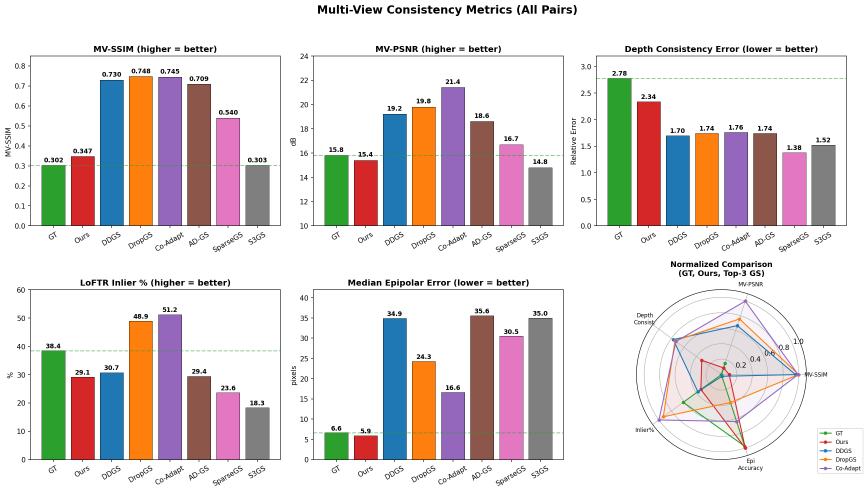
#> input picture multiview_metrics_vis.png, 2604 x 1476 px (shown at 1/3 size)
$ python -i loader.py   (imports and definitions only)
#> lines starting #> are read from the running program, lines starting #| are printed output that depends on the picture
"""
图像加载与预处理：所有方法的 gen 与 GT 统一到同一分辨率
"""

import os
from typing import Optional, Tuple

import numpy as np
from PIL import Image

EVAL_SIZE = (1280, 720)  # (W, H)
_VIDEO_CACHE_SIZE = 4


class ImageLoader:
    """
    Args:
        eval_size: 评测分辨率 (W, H)
        gt_undistort: GT 预处理方式。"none" 不处理；"tianjin" 用 undistort.py 的标定去畸变
    """

    def __init__(self, eval_size: Tuple[int, int] = EVAL_SIZE, gt_undistort: str = "none"):
        self.eval_size = tuple(eval_size)
        self.gt_undistort = gt_undistort
        self._video_cache = {}  # path -> frames，最多保留 _VIDEO_CACHE_SIZE 个视频

    def _resize(self, img: np.ndarray, resample) -> np.ndarray:
        if (img.shape[1], img.shape[0]) == self.eval_size:
            return img
        return np.array(Image.fromarray(img).resize(self.eval_size, resample))

    def _video_frame(self, path: str, index: int) -> np.ndarray:
        # 样本按 (clip, 相机, 时间) 顺序访问，同一视频的帧是连续读取的，少量缓存即可
        if path not in self._video_cache:
            if len(self._video_cache) >= _VIDEO_CACHE_SIZE:
                self._video_cache.pop(next(iter(self._video_cache)))
            import cv2
            cap = cv2.VideoCapture(path)
            frames = []
            while True:
                ok, frame = cap.read()
                if not ok:
                    break
                frames.append(cv2.cvtColor(frame, cv2.COLOR_BGR2RGB))
            cap.release()
            if not frames:
                raise FileNotFoundError(f"无法读取视频: {path}")
            self._video_cache[path] = frames
        return self._video_cache[path][index]

    def load_gen(self, spec: str) -> np.ndarray:
        """加载 gen：图像路径或 "video.mp4#帧序号"，resize 到评测分辨率（bicubic）"""
#> called with spec = '../multiview_metrics_vis.png'
        if "#" in spec and os.path.splitext(spec.split("#")[0])[1].lower() in (".mp4", ".avi", ".mov"):
            path, index = spec.rsplit("#", 1)
            img = self._video_frame(path, int(index))
        else:
            img = np.array(Image.open(spec).convert("RGB"))
        return self._resize(img, Image.BICUBIC)
#> in _resize, `return np.array(Image.fromarray(img).resize(self.eval_size, resample))`:
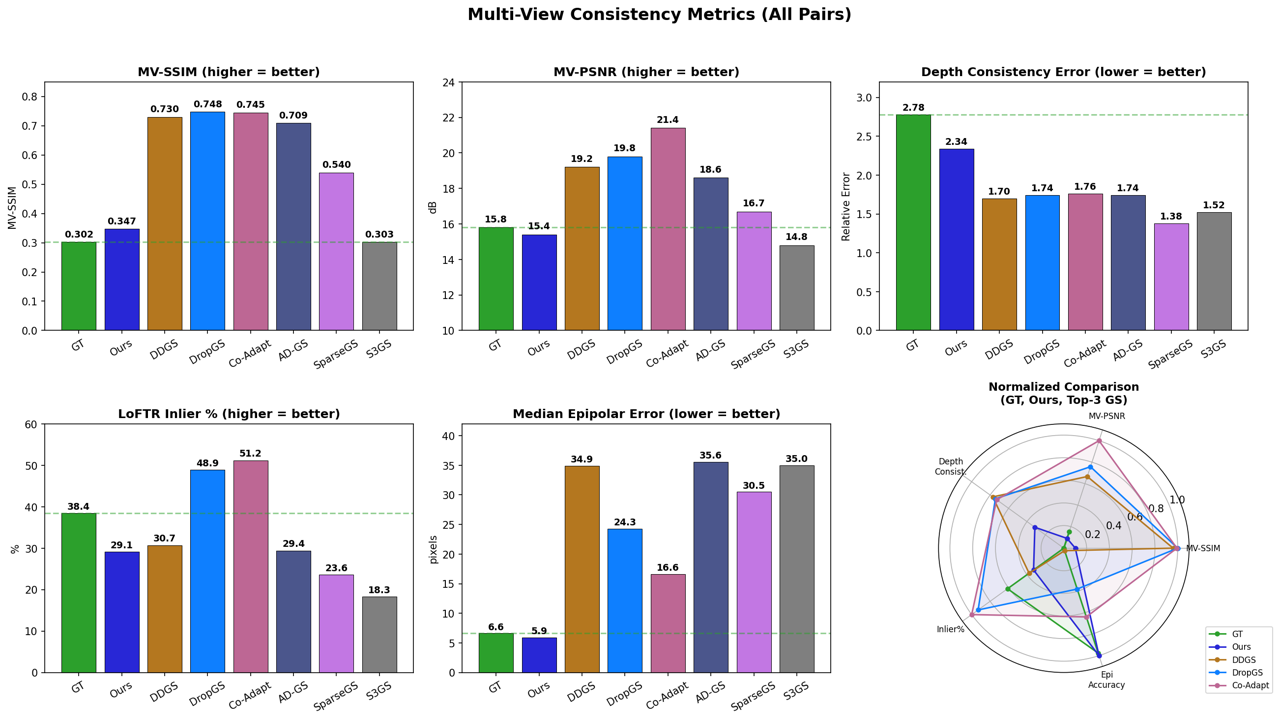
#> returned value: shape (720, 1280, 3); mean of channels 0, 1, 2 223.3, 215.2, 215; drawn as B, G, R

    def load_gt(self, path: str, camera: Optional[str] = None) -> np.ndarray:
        """加载 GT：可选去畸变，resize 到评测分辨率（bilinear）"""
        if self.gt_undistort == "tianjin":
            from undistort import load_gt_undistorted
            return load_gt_undistorted(path, camera, target_size=self.eval_size)
        img = np.array(Image.open(path).convert("RGB"))
        return self._resize(img, Image.BILINEAR)

>>> result = ImageLoader().load_gen('../multiview_metrics_vis.png')
